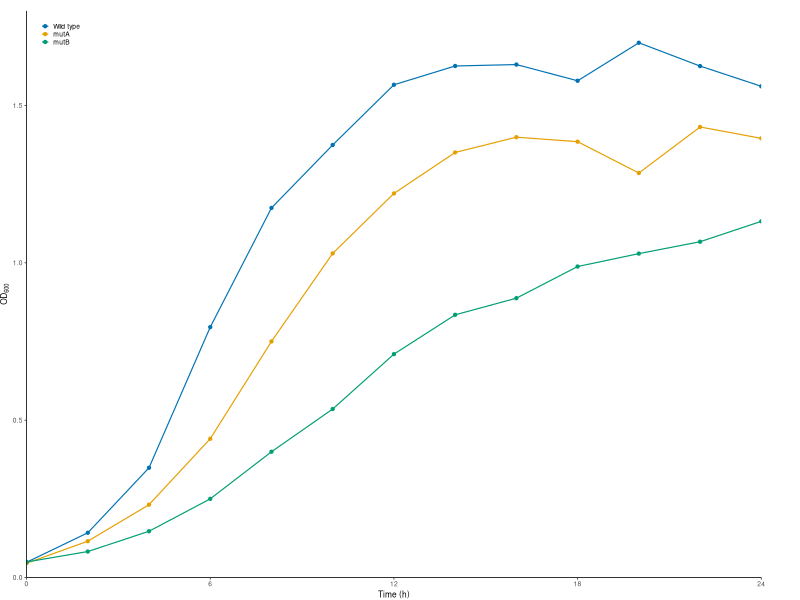
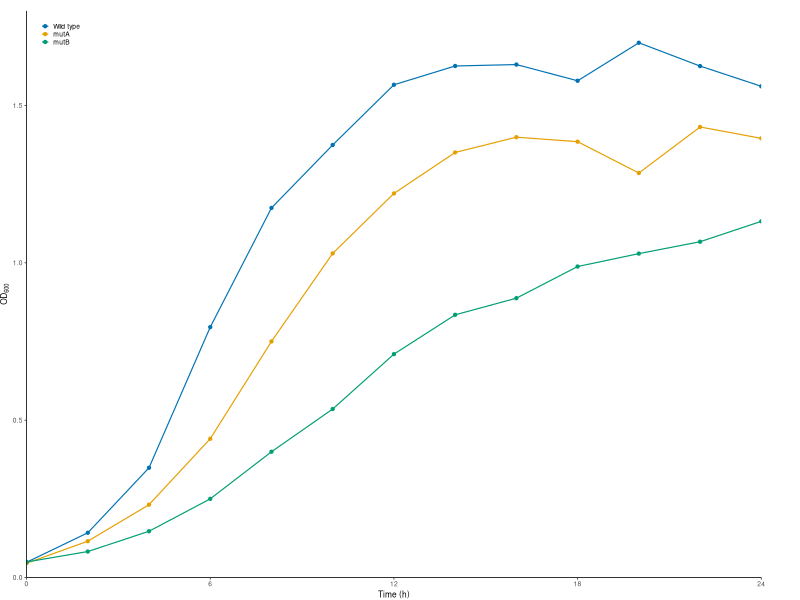
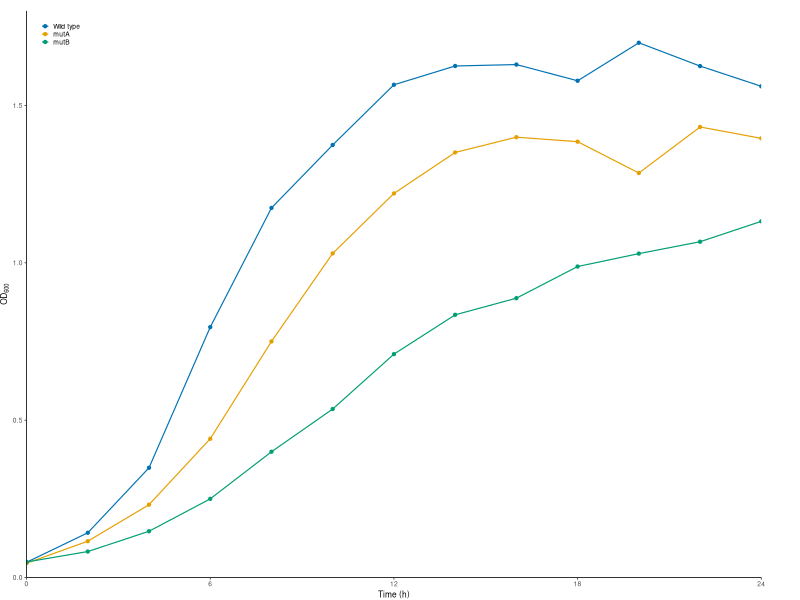
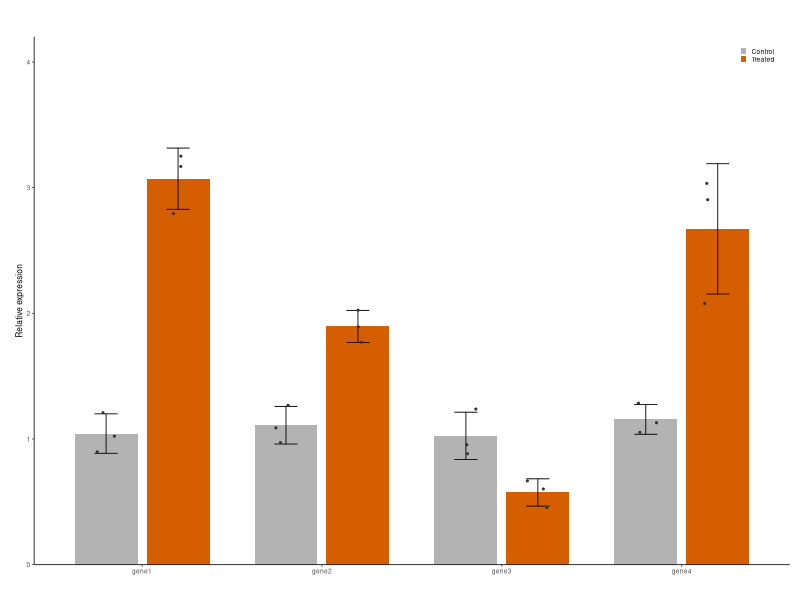
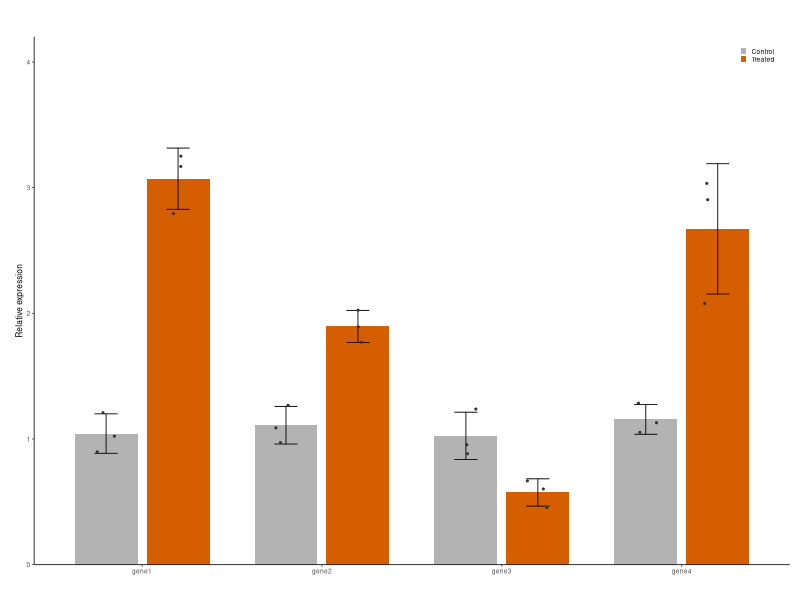
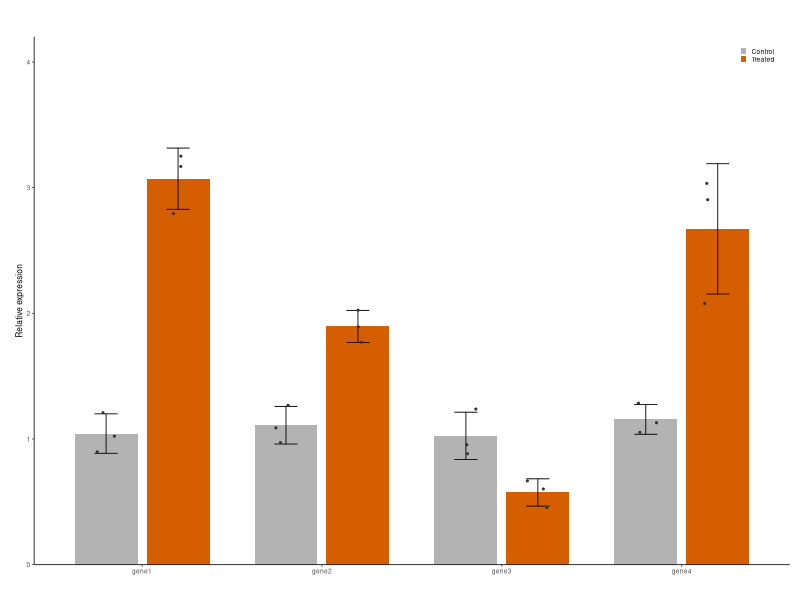
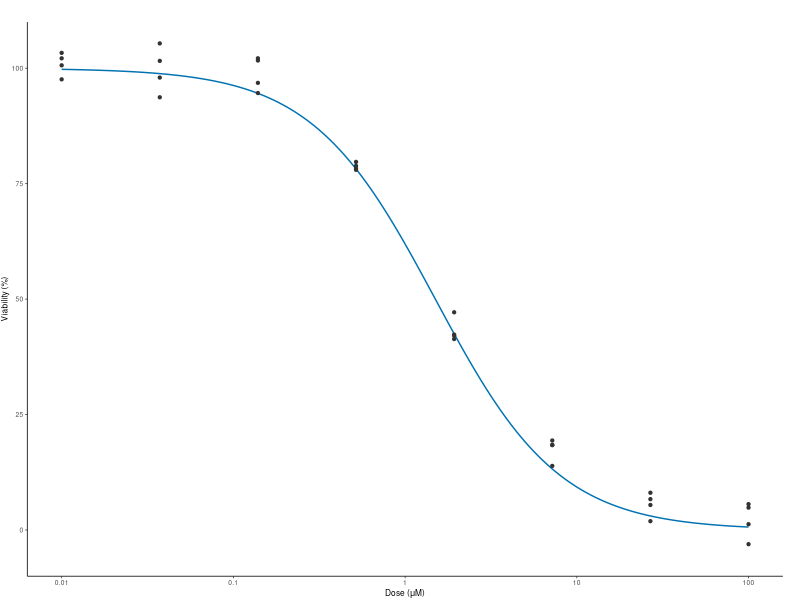
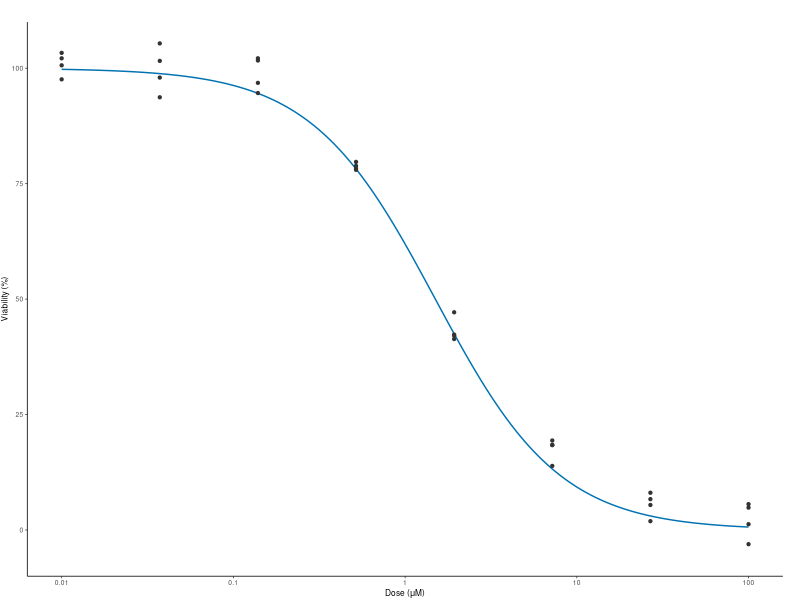

These figures' R source, in order:
# Sample plots for the FigAssemble tutorial: made-up data, saved the way an R notebook saves a
# figure (PDF, PNG at 600 dpi and SVG under one name), so FigAssemble finds all three copies.
#
#   Rscript examples/make_examples.R      (from the repository's top folder)
#
# Style as in Matthew's figures: theme_classic, Helvetica at base size 6, transparent
# backgrounds, margins cropped to the ink, 0.2 cm legend keys. Each panel has its own random
# seed, and the jitter a fixed one, so the three copies of a plot are identical and re-running
# the script makes the same plots.

library(data.table)
library(ggplot2)
library(magrittr)

# Setup ---------------------------------------------------------------------------------------

# Measuring text opens a graphics device; a null one keeps R from leaving an Rplots.pdf behind
pdf(NULL)

# Colour-blind-safe colours (Okabe-Ito)
okabe_ito <- c("#E69F00", "#56B4E9", "#009E73", "#0072B2", "#D55E00", "#CC79A7")
out_dir <- "examples"

# The house theme: base size 6 in Helvetica, nothing painted behind the plot
theme_figure <- function() {
  return(theme_classic(base_size = 6, base_family = "Helvetica") +
    theme(plot.background = element_rect(fill = NA, color = NA),
          panel.background = element_rect(fill = NA, color = NA),
          legend.background = element_blank(),
          legend.box.background = element_blank(),
          legend.key.size = unit(0.2, "cm"),
          legend.margin = margin(0, 0, 0, 0),
          legend.box.spacing = unit(2, "pt"),
          plot.margin = margin(0, 0, 0, 0)))
}

# Smallest margins that keep everything inside a figure of the given size (from
# Bushy_Top/Scripts/phylogeny_bootstrap_v6.Rmd, "### Margins"); returns the plot and its size
fit_margins <- function(plot, width = NULL, height = NULL, sides = c("t", "r", "b", "l"), pad_pt = 0.5, res = 300) {
  margins <- c(t = 0, r = 0, b = 0, l = 0)
  old_dev <- grDevices::dev.cur()
  set_margins <- function(m) {
    plot + ggplot2::theme(plot.margin = ggplot2::margin(m[["t"]], m[["r"]], m[["b"]], m[["l"]], unit = "in"))
  }
  added_up <- function(g) {
    c(w = sum(grid::convertWidth(g$widths, "in", valueOnly = TRUE)),
      h = sum(grid::convertHeight(g$heights, "in", valueOnly = TRUE)))
  }
  ink_edges <- function(g, w, h, room, dpi) {
    # Draw g at w x h in on a transparent canvas with `room` in around it; how far the ink reaches
    cap <- ragg::agg_capture(width = w + 2 * room, height = h + 2 * room, units = "in", res = dpi, background = "transparent")
    grid::pushViewport(grid::viewport(x = grid::unit(room, "in"), y = grid::unit(room, "in"),
                                      width = grid::unit(w, "in"), height = grid::unit(h, "in"), just = c("left", "bottom")))
    grid::grid.draw(g)
    px <- cap(native = TRUE)
    grDevices::dev.off()
    if (old_dev > 1) grDevices::dev.set(old_dev)
    px_dim <- dim(px)
    px <- as.vector(unclass(px))
    ink <- matrix(is.na(px) | px != 0L, nrow = px_dim[1], ncol = px_dim[2], byrow = TRUE)
    rows <- which(rowSums(ink) > 0)
    cols <- which(colSums(ink) > 0)
    if (!length(rows)) return(list(edges = c(t = h, r = w, b = 0, l = 0), touches = FALSE))
    return(list(edges = c(t = h + room - (min(rows) - 1) / dpi,
                          r = max(cols) / dpi - room,
                          b = h + room - max(rows) / dpi,
                          l = (min(cols) - 1) / dpi - room),
                touches = min(rows) == 1 || max(rows) == nrow(ink) || min(cols) == 1 || max(cols) == ncol(ink)))
  }
  for (i in 1:6) {
    # 1. The plot with the current margins, no background (it would count as ink)
    g <- ggplot2::ggplotGrob(set_margins(margins) + ggplot2::theme(plot.background = ggplot2::element_blank()))
    w <- if (is.null(width)) added_up(g)[["w"]] else width
    h <- if (is.null(height)) added_up(g)[["h"]] else height
    # 2. A rough look to see how far things reach, then a fine one
    room <- 8
    repeat {
      rough <- ink_edges(g, w, h, room, dpi = 200)
      if (!rough$touches) break
      if (room >= 64) stop("something reaches more than 64 in past the figure's edge")
      room <- room * 2
    }
    reach <- max(0, rough$edges[["t"]] - h, rough$edges[["r"]] - w, -rough$edges[["b"]], -rough$edges[["l"]])
    edges <- ink_edges(g, w, h, room = reach + 0.25, dpi = res)$edges
    # 3. How far the ink reaches past each edge; pdf() cuts the page to whole points at the top and right
    page_top <- if (is.null(height)) h else floor(h * 72 + 1e-6) / 72
    page_right <- if (is.null(width)) w else floor(w * 72 + 1e-6) / 72
    past <- c(t = edges[["t"]] - page_top, r = edges[["r"]] - page_right, b = -edges[["b"]], l = -edges[["l"]])
    # 4. Just enough margin for the ink to fit, plus pad_pt
    need <- margins + past
    new <- ifelse(need > 0, need + pad_pt / 72, 0)
    new[!names(new) %in% sides] <- 0
    settled <- max(abs(new - margins)) < 0.05 / 72
    margins <- new
    if (settled) break
  }
  # 5. A size added up from the plot, rounded up to whole points
  raw <- added_up(ggplot2::ggplotGrob(set_margins(margins)))
  size_pt <- ceiling(raw * 72 - 1e-6)
  if (is.null(width)) margins[["r"]] <- margins[["r"]] + size_pt[["w"]] / 72 - raw[["w"]]
  if (is.null(height)) margins[["t"]] <- margins[["t"]] + size_pt[["h"]] / 72 - raw[["h"]]
  fitted <- set_margins(margins)
  # 6. Whole points plus a hair, since pdf() truncates the page size
  size <- c(w = if (is.null(width)) (size_pt[["w"]] + 0.001) / 72 else width,
            h = if (is.null(height)) (size_pt[["h"]] + 0.001) / 72 else height)
  return(list(plot = fitted, width = size[["w"]], height = size[["h"]], margins_in = margins))
}

# Save one figure as PDF, PNG (600 dpi) and SVG under one name, cropped to its ink; panel sizes
# are fixed, so the figure's size is added up from them
save_figure <- function(plot, stem, panel_w_mm, panel_h_mm) {
  sized <- plot + theme(panel.widths = unit(panel_w_mm, "mm"), panel.heights = unit(panel_h_mm, "mm"))
  fit <- fit_margins(sized, pad_pt = 0)
  path <- file.path(out_dir, stem)
  ggsave(paste0(path, ".pdf"), fit$plot, width = fit$width, height = fit$height, bg = "transparent")
  ggsave(paste0(path, ".png"), fit$plot, width = fit$width, height = fit$height, dpi = 600, bg = "transparent")
  ggsave(paste0(path, ".svg"), fit$plot, width = fit$width, height = fit$height, bg = "transparent")
  cat(sprintf("%s: %.0f x %.0f pt\n", stem, fit$width * 72, fit$height * 72))
}

# Panel a: growth curves ----------------------------------------------------------------------

# 1. Optical density of three strains every 2 h, from logistic growth with a little noise
set.seed(1)
growth.table <- CJ(STRAIN = c("Wild type", "mutA", "mutB"), HOURS = seq(0, 24, by = 2))
growth.table[, RATE := c("Wild type" = 0.55, "mutA" = 0.42, "mutB" = 0.30)[STRAIN]]
growth.table[, CAPACITY := c("Wild type" = 1.6, "mutA" = 1.4, "mutB" = 1.1)[STRAIN]]
growth.table[, OD600 := CAPACITY / (1 + (CAPACITY / 0.05 - 1) * exp(-RATE * HOURS)) * exp(rnorm(.N, 0, 0.04))]
growth.table[, STRAIN := factor(STRAIN, levels = c("Wild type", "mutA", "mutB"))]

# 2. Lines through the points, one colour per strain
growth.plot <- growth.table %>%
  ggplot(aes(x = HOURS, y = OD600, colour = STRAIN)) +
  geom_line(linewidth = 0.4) +
  geom_point(size = 0.8) +
  scale_colour_manual(values = okabe_ito[c(4, 1, 3)], name = NULL) +
  scale_x_continuous(breaks = seq(0, 24, by = 6), expand = expansion(0)) +
  scale_y_continuous(expand = expansion(0), limits = c(0, 1.8)) +
  labs(x = "Time (h)", y = expression(OD[600])) +
  theme_figure() +
  theme(legend.position = "inside", legend.position.inside = c(0.02, 0.98), legend.justification = c(0, 1))
save_figure(growth.plot, "growth_curves", panel_w_mm = 60, panel_h_mm = 38)

# Panel b: expression bars --------------------------------------------------------------------

# 1. Relative expression of four genes, control and treated, three replicates each
set.seed(2)
expression.table <- CJ(GENE = paste0("gene", 1:4), CONDITION = c("Control", "Treated"), REP = 1:3)
expression.table[, MEAN := fifelse(CONDITION == "Control", 1, c(gene1 = 3.2, gene2 = 1.8, gene3 = 0.6, gene4 = 2.4)[GENE])]
expression.table[, VALUE := MEAN * exp(rnorm(.N, 0, 0.12))]
expression_summary.table <- expression.table[, .(MEAN = mean(VALUE), SD = sd(VALUE)), by = .(GENE, CONDITION)]

# 2. Bars side by side with standard deviations, replicates as points
expression.plot <- expression_summary.table %>%
  ggplot(aes(x = GENE, y = MEAN, fill = CONDITION)) +
  geom_col(position = position_dodge(width = 0.8), width = 0.7) +
  geom_errorbar(aes(ymin = MEAN - SD, ymax = MEAN + SD), position = position_dodge(width = 0.8), width = 0.25,
                linewidth = 0.3, lineend = "round") +
  geom_point(data = expression.table, aes(y = VALUE), position = position_jitterdodge(jitter.width = 0.15, dodge.width = 0.8, seed = 3),
             size = 0.4, colour = "grey20", show.legend = FALSE) +
  scale_fill_manual(values = c(Control = "grey70", Treated = okabe_ito[5]), name = NULL) +
  scale_y_continuous(expand = expansion(0), limits = c(0, 4.2)) +
  labs(x = NULL, y = "Relative expression") +
  theme_figure() +
  theme(legend.position = "inside", legend.position.inside = c(0.98, 0.98), legend.justification = c(1, 1))
save_figure(expression.plot, "expression_bars", panel_w_mm = 60, panel_h_mm = 38)

# Panel c: dose response ----------------------------------------------------------------------

# 1. Response to eight doses of a drug, four replicates, around a Hill curve
set.seed(4)
dose.table <- CJ(DOSE = 10^seq(-2, 2, length.out = 8), REP = 1:4)
dose.table[, RESPONSE := 100 / (1 + (DOSE / 1.5)^1.2) + rnorm(.N, 0, 4)]
curve.table <- data.table(DOSE = 10^seq(-2, 2, length.out = 200))
curve.table[, RESPONSE := 100 / (1 + (DOSE / 1.5)^1.2)]

# 2. The fitted curve over the replicates, dose on a log scale
dose.plot <- dose.table %>%
  ggplot(aes(x = DOSE, y = RESPONSE)) +
  geom_line(data = curve.table, colour = okabe_ito[4], linewidth = 0.5) +
  geom_point(size = 0.8, colour = "grey20") +
  scale_x_log10(breaks = 10^(-2:2), labels = c("0.01", "0.1", "1", "10", "100")) +
  scale_y_continuous(breaks = seq(0, 100, by = 25), limits = c(-10, 110), expand = expansion(0)) +
  labs(x = expression("Dose (" * mu * "M)"), y = "Viability (%)") +
  theme_figure()
save_figure(dose.plot, "dose_response", panel_w_mm = 150, panel_h_mm = 30)
